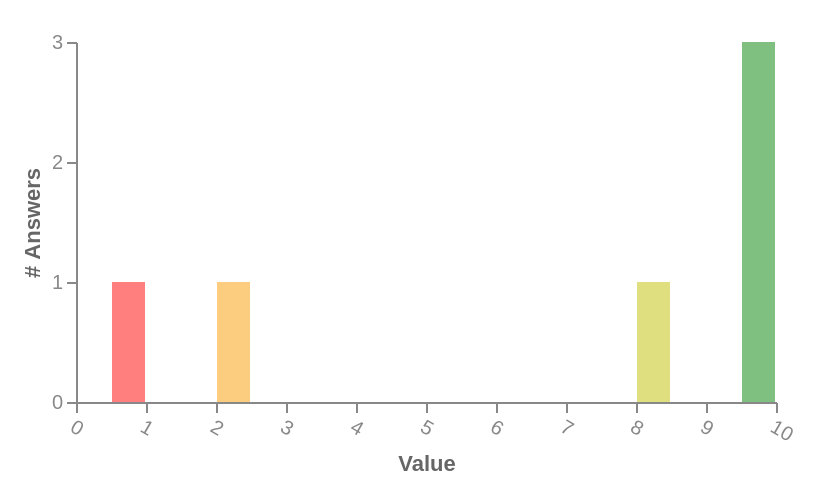

Express this chart as Vega-Lite.
### Vega specification from a JSON file in a GitHub repository (floating-point values rounded to 4 significant figures)
{"$schema": "https://vega.github.io/schema/vega/v5.json", "width": 350, "height": 180, "padding": 10, "config": {"axis": {"labelColor": "#888", "titleColor": "#666"}}, "signals": [{"name": "tooltip", "value": {}, "on": [{"events": "rect:mouseover", "update": "datum"}, {"events": "rect:mouseout", "update": "{}"}]}], "scales": [{"name": "xscale", "range": "width", "domain": [0, 10], "type": "linear"}, {"name": "yscale", "range": "height", "domain": {"data": "counts", "field": "count"}, "type": "linear", "round": true, "zero": true, "nice": true}, {"name": "color", "type": "ordinal", "domain": {"data": "answers", "field": "highlight", "sort": true}, "range": ["#eeeeee", "#8ECDC7"]}, {"name": "scoreColor", "type": "quantile", "domain": {"data": "counts", "field": "floor"}, "range": ["#ff0000", "#ff5700", "#ff7e00", "#fc9b00", "#f1b000", "#debd00", "#c2c000", "#9ab700", "#65a300", "#008000"]}, {"name": "x_label", "type": "point", "range": "width"}], "marks": [{"type": "rect", "from": {"data": "counts"}, "encode": {"enter": {"x": {"scale": "xscale", "field": "bin0", "offset": 0.5}, "x2": {"scale": "xscale", "field": "bin1", "offset": -0.5}, "y": {"scale": "yscale", "field": "count"}, "y2": {"scale": "yscale", "value": 0}}, "update": {"fill": {"scale": "scoreColor", "field": "floor"}, "opacity": {"value": 0.5}}, "hover": {"opacity": {"value": 1}, "cursor": {"value": "pointer"}}}}, {"type": "text", "encode": {"enter": {"align": {"value": "center"}, "baseline": {"value": "bottom"}, "fill": {"value": "#333"}}, "update": {"x": {"scale": "xscale", "signal": "(tooltip.bin0 + tooltip.bin1) / 2", "band": 0.5}, "y": {"scale": "yscale", "signal": "tooltip.count", "offset": -2}, "text": {"signal": "tooltip.count"}}}}], "axes": [{"orient": "bottom", "scale": "xscale", "encode": {"labels": {"update": {"angle": {"value": 30}, "limit": {"value": 70}, "align": {"value": "left"}}}}, "title": "Value", "format": "~s"}, {"orient": "left", "scale": "yscale", "tickMinStep": 1, "title": "# Answers"}], "data": [{"name": "answers", "values": [{"company": 6683, "metric": 7125, "year": 1977, "value": 10, "id": 122}, {"company": 6683, "metric": 7125, "year": 1977, "value": 8, "id": 122}, {"company": 6683, "metric": 7125, "year": 1977, "value": 2, "id": 122}, {"company": 6683, "metric": 7125, "year": 1977, "value": "10.0", "id": 122}, {"company": 6683, "metric": 7125, "year": 1977, "value": "10.0", "id": 122}, {"company": 6688, "metric": 7125, "year": 2005, "value": "0.6", "id": 124}], "transform": [{"type": "formula", "as": "value", "expr": "toNumber(datum.value)"}]}, {"name": "counts", "source": "answers", "transform": [{"type": "bin", "field": "value", "extent": [0, 10]}, {"type": "aggregate", "key": "bin0", "groupby": ["bin0", "bin1"], "fields": ["bin0"], "ops": ["count"], "as": ["count"]}, {"type": "formula", "expr": "floor(datum.bin0)", "as": "floor"}]}]}
